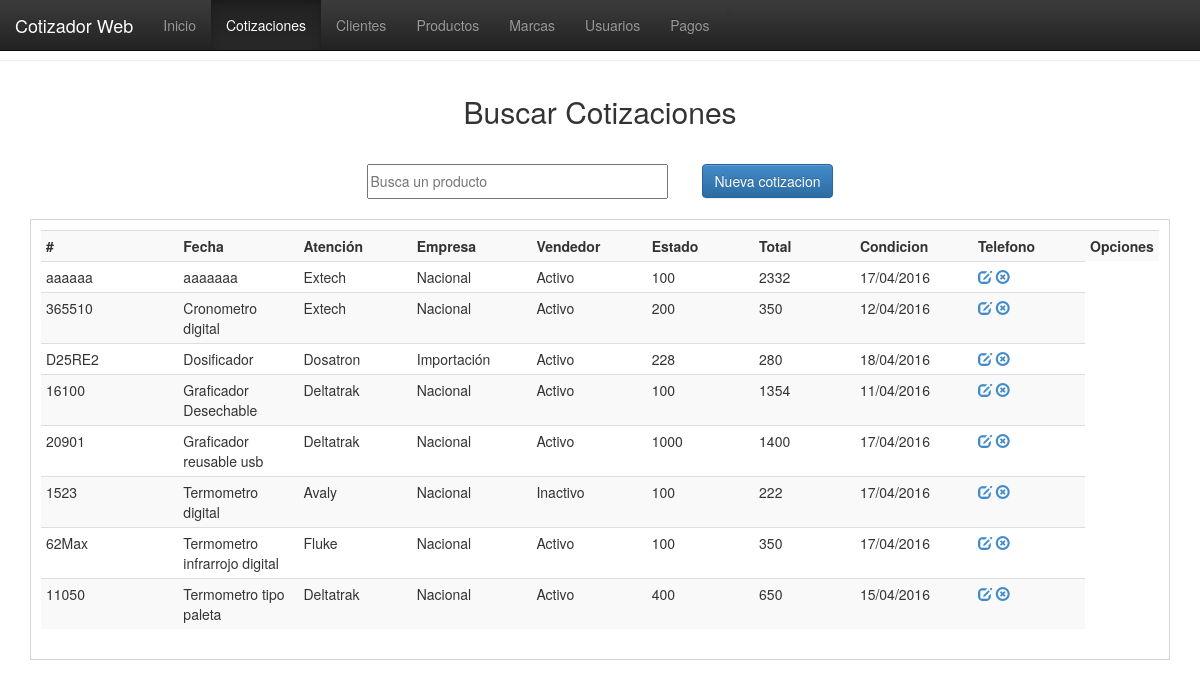
The page /vistas/cotizaciones.php on the database as committed earlier.
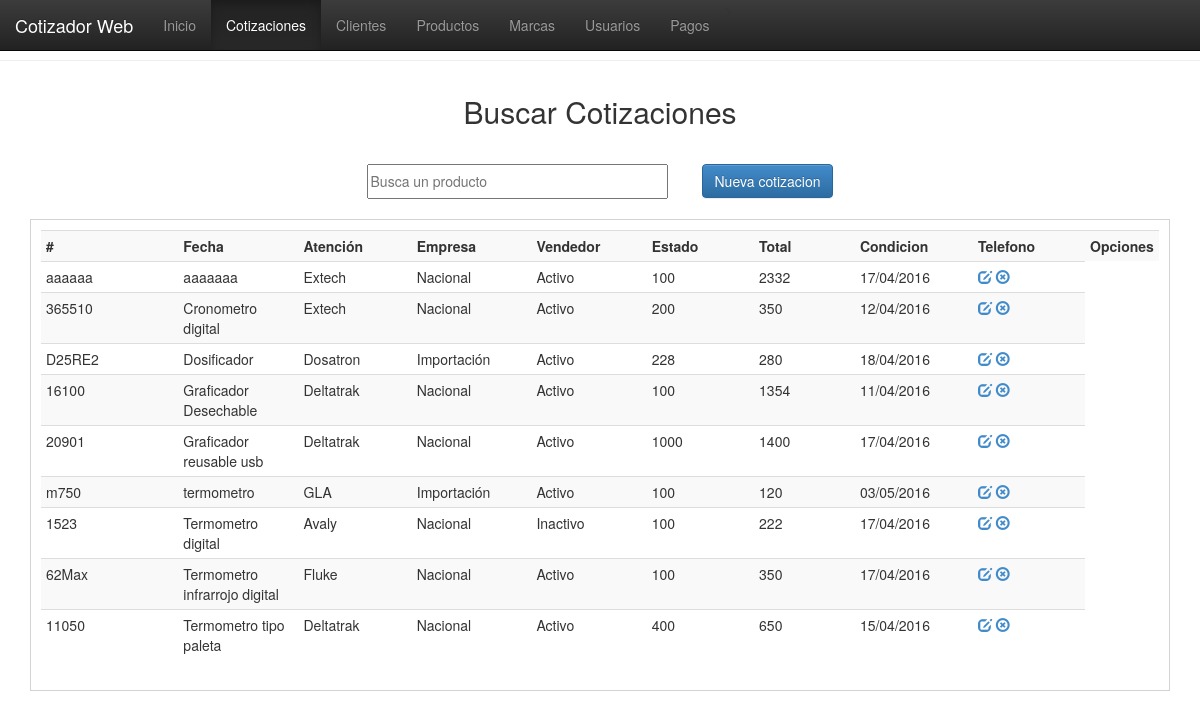
The same page on the database as committed later.
### tables this page shows
CREATE TABLE `productos` (
  `id_prod` int(11) NOT NULL,
  `nomb_prod` varchar(100) NOT NULL,
  `desc_prod` varchar(100) NOT NULL,
  `mca_prod` varchar(100) NOT NULL,
  `origen_prod` varchar(20) NOT NULL,
  `edo_prod` varchar(15) NOT NULL,
  `nota_prod` varchar(150) NOT NULL,
  `cost_prod` float NOT NULL,
  `util_prod` float NOT NULL,
  `prec_prod` float NOT NULL,
  `prec_rec` float NOT NULL,
  `fecha_prod` date NOT NULL
);

### php/conexion.php (called while the page is built, shortened)
<?php
function fechaNormal($fecha){
		$nfecha = date('d/m/Y',strtotime($fecha));
		return $nfecha;
}
?>

### vistas/cotizaciones.php (the view, shortened to what this page needs)
<!DOCTYPE html>
<html>
<head>
<link href="../css/estilo.css" rel="stylesheet">
<link href="../bootstrap/css/bootstrap.css" rel="stylesheet">
<link href="../bootstrap/css/bootstrap.min.css" rel="stylesheet">
<link href="../bootstrap/css/bootstrap-theme.css" rel="stylesheet">
<link href="../bootstrap/css/bootstrap-theme.min.css" rel="stylesheet">
</head>
<body>
  <nav class="navbar navbar-inverse navbar-fixed-top">
    <div class="container-fluid">
      <div class="navbar-header">
        <a class="navbar-brand" href="#">Cotizador Web</a>
      </div>
      <div class="collapse navbar-collapse" id="myNavbar">
        <ul class="nav navbar-nav">
          <li><a href="index.php">Inicio</a></li>>
          <li class="active"><a href="cotizaciones.php">Cotizaciones</a></li>
          <li><a href="clientes.php">Clientes</a></li>
          <li><a href="productos.php">Productos</a></li>
          <li><a href="marcas.php">Marcas</a></li>
          <li><a href="usuarios.php">Usuarios</a></li>
          <li><a href="pagos.php">Pagos</a></li>
        </ul>
      </div>
    </div>
  </nav>
  <br><br><hr>
    <header>Buscar Cotizaciones</header>
    <section>
    <table border="0" align="center">
      <tr>
          <td width="335"><input type="text" placeholder="Busca un producto" id="bs-prod"/></td>
            <td width="100"><a href="nueva_cotizacion.php"><button class="btn btn-primary">Nueva cotizacion</button></a></td>
        </tr>
    </table>
    </section>
    <div class="registros" id="agrega-registros-prod">
        <table class="table table-striped table-condensed table-hover">
            <tr>
                <th width="200">#</th>
                <th width="150">Fecha</th>
                <th width="150">Atención</th>
                <th width="150">Empresa</th>
                <th width="150">Vendedor</th>
                <th width="150">Estado</th>
                <th width="150">Total</th>
                <th width="150">Condicion</th>
                <th width="150">Telefono</th>
                <th width="50">Opciones</th>
            </tr>
        <?php
            include('../php/conexion.php');
            $registro = mysql_query("SELECT * FROM productos ORDER BY desc_prod ASC");
            while($registro2 = mysql_fetch_array($registro)){
                echo '<tr>
                        <td>'.$registro2['nomb_prod'].'</td>
                        <td>'.$registro2['desc_prod'].'</td>
                        <td>'.$registro2['mca_prod'].'</td>
                        <td>'.$registro2['origen_prod'].'</td>
                        <td>'.$registro2['edo_prod'].'</td>
                        <td>'.$registro2['cost_prod'].'</td>
                        <td>'.$registro2['prec_rec'].'</td>
                        <td>'.fechaNormal($registro2['fecha_prod']).'</td>
                        <td>
                            <a href="javascript:editarProducto('.$registro2['id_prod'].');" class="glyphicon glyphicon-edit"></a>
                            <a href="javascript:eliminarProducto('.$registro2['id_prod'].');" class="glyphicon glyphicon-remove-circle"></a>
                        </td>
                    </tr>';
            }
        ?>
        </table>
    </div>
</body>
</html>

Rows that differ between the two databases and show on the page:
added productos: nomb_prod "m750", desc_prod "termometro", mca_prod "GLA", origen_prod "Importación", edo_prod "Activo", cost_prod "100", prec_rec "120", fecha_prod "03/05/2016"
